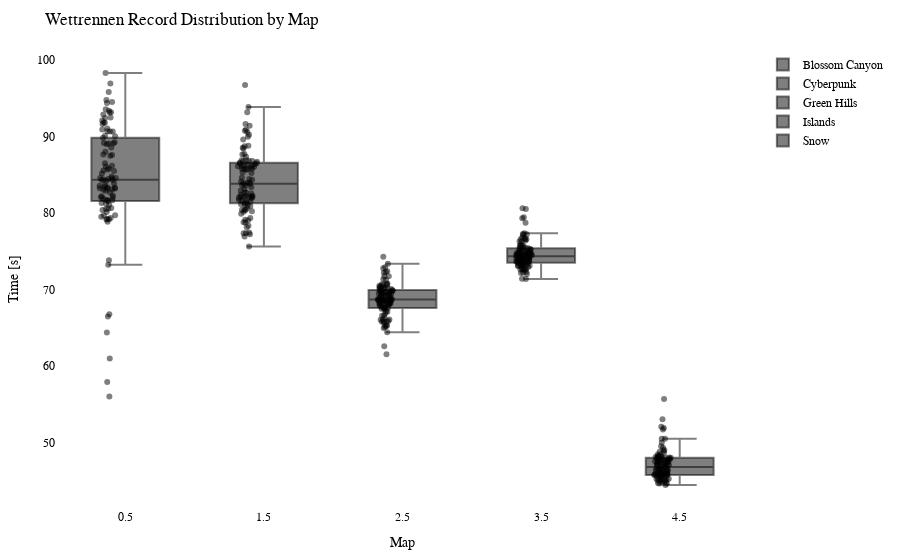

Notebook code cell kept with this figure:
### Code cell
import plotly.graph_objects as go
import plotly.io as pio

df = getRecordsDataframe(minigame="Wettrennen")

# Calculate the offset for centering the data points
num_columns = len(df.columns)
offset = 0.5

# Create a Swarm plot using Plotly
fig = go.Figure()

for i, column in enumerate(df.columns):
    x_values = [i + offset] * len(df[column])  # Adjust x-values with offset for horizontal centering
    fig.add_trace(go.Box(x=x_values,
                         y=df[column],
                         name=column,
                         boxpoints='all',
                         pointpos=-0.5,  # Adjust point position to prevent overlapping
                         marker=dict(color='rgba(0,0,0,0.5)', size=6),  # Adjust marker color and size
                         hovertext=df.index,
                         hoverinfo='text+y'))

fig.update_layout(title="Wettrennen Record Distribution by Map",
                  xaxis=dict(title="Map"),
                  yaxis=dict(title="Time [s]"),
                  showlegend=True,
                  font=dict(family="Arial", size=12, color="black"),  # Customize font
                  plot_bgcolor="white",  # Set background color
                  margin=dict(l=50, r=50, t=50, b=50),  # Adjust margins for better layout
                  )

pio.show(fig)

pio.write_html(fig, "out/wettr_swarm_plot.html")

### Figure 1 — Plotly figure (JSON) as saved in the notebook; plotly's stock layout.template omitted (floating-point values rounded to 4 significant figures)
{"data": [{"boxpoints": "all", "hoverinfo": "text+y", "hovertext": ["20LeRe10", "agowskyy", "Allooy", "Anni808", "Axollotel", "BacardiSprite", "bawskey", "BusinessBent", "ByNetherdude", "byTobi", "cediiiiii_10", "Chander24", "Chrisi20101", "crocodile1870", "cxl1lo", "DarkCobweb", "deadfiight", "DerBaumIstDerWeg", "Dokkkkko", "Ex4cted", "Falke23_5", "Feinberg", "Fflopse", "ForceFox", "Freeeedom", "frutigall", "GamemasterNiki", "GeneralEnte06", "Gerrygames", "Gobo9", "GrafikKatze", "Grapfen", "Gummibearchen", "H1ghsay", "h4nnes", "Harold_Sensemann", "HerrDante", "itemTooltipExport", "Jan2220", "JennieKim", "jimmi1410", "JOW23", "Joy_8oy", "JustK1lling", "KakaMC", "Kanickelul", "Keenaai", "Kokochampi", "Kokochampo", "Kopfradio", "Krusti", "Kyuudo", "LeWi_100", "Livgo", "lizsyy", "LordAlexos", "Lubotter2009", "Luis_XYZ", "M0orey_0", "marbrueck", "Martomias", "Mincheeen", "MrNulfred", "Mvsk_", "Nexilus", "Ninivee", "officialryzon", "Oronor", "PedroZockt", "Picutar", "PixlNight", "PolizeiDreamy", "Radattel", "Radiokopf", "Raefinzs", "Ritokii", "rXzEr_Justin", "Sackkerl", "SB387", "schmaarek", "ScreamingBlatz", "Sebi1801", "Seemops_8", "Sey__", "Shiewk", "Snitcherella", "SpeckyCut", "StaudammAusHolz", "TheBreadHD", "Tomiokey", "tsuneee", "twitchparaskiill", "Txlentierter", "Umgfoin", "WirdNichtGeladen", "Wissender", "xBaumeisterin", "xX_Dima_ggg_Xx6", "xX_Masha_ggg_Xx9", "ymq_", "yzvm", "zTotito", "_n3d", "_Waldi_"], "marker": {"color": "rgba(0,0,0,0.5)", "size": 6}, "name": "Blossom Canyon", "pointpos": -0.5, "type": "box", "x": [0.5, 0.5, 0.5, 0.5, 0.5, 0.5, 0.5, 0.5, 0.5, 0.5, 0.5, 0.5, 0.5, 0.5, 0.5, 0.5, 0.5, 0.5, 0.5, 0.5, 0.5, 0.5, 0.5, 0.5, 0.5, 0.5, 0.5, 0.5, 0.5, 0.5, 0.5, 0.5, 0.5, 0.5, 0.5, 0.5, 0.5, 0.5, 0.5, 0.5, 0.5, 0.5, 0.5, 0.5, 0.5, 0.5, 0.5, 0.5, 0.5, 0.5, 0.5, 0.5, 0.5, 0.5, 0.5, 0.5, 0.5, 0.5, 0.5, 0.5, 0.5, 0.5, 0.5, 0.5, 0.5, 0.5, 0.5, 0.5, 0.5, 0.5, 0.5, 0.5, 0.5, 0.5, 0.5, 0.5, 0.5, 0.5, 0.5, 0.5, 0.5, 0.5, 0.5, 0.5, 0.5, 0.5, 0.5, 0.5, 0.5, 0.5, 0.5, 0.5, 0.5, 0.5, 0.5, 0.5, 0.5, 0.5, 0.5, 0.5, 0.5, 0.5, 0.5, 0.5], "y": [88.01, 90.64, 90.67, 82.91, 90.02, 81.72, 81.66, 94.5, null, 88.57, 78.88, 87.48, 82.06, 83.21, 83.1, 91.03, 92.47, 89.85, 85.16, 81.09, 89.06, null, 56.03, 89.25, 79.52, 89.11, 83.22, 73.25, 94.35, 61.01, 79.69, 81.56, 64.39, 85.48, 84.31, 91.8, 80.57, null, 82.18, 89.16, 86.52, 84.58, 82.05, 82.69, 85.55, null, 98.3, 93.57, 93.36, 90.09, 93.13, 80.15, 57.95, 91.63, 79.2, 90.66, 81.85, 84.44, 84.54, 83.06, 83.39, 66.77, 83.58, 90.9, 87.59, 84.77, 82.29, 94.76, 79.35, 73.84, 83.65, 95.8, 92.09, 85.68, 83.32, 92.43, 83.25, 84.31, 84.39, 81.66, 85.82, null, 83.28, 81.22, 80.39, 86.19, null, 92.86, 96.9, 88.99, 79.72, 93.15, 80.66, 81.31, 86.08, 84.2, 66.49, 83.86, 87.63, 79.16, 79.21, 84.57, 80.53, 91.83]}, {"boxpoints": "all", "hoverinfo": "text+y", "hovertext": ["20LeRe10", "agowskyy", "Allooy", "Anni808", "Axollotel", "BacardiSprite", "bawskey", "BusinessBent", "ByNetherdude", "byTobi", "cediiiiii_10", "Chander24", "Chrisi20101", "crocodile1870", "cxl1lo", "DarkCobweb", "deadfiight", "DerBaumIstDerWeg", "Dokkkkko", "Ex4cted", "Falke23_5", "Feinberg", "Fflopse", "ForceFox", "Freeeedom", "frutigall", "GamemasterNiki", "GeneralEnte06", "Gerrygames", "Gobo9", "GrafikKatze", "Grapfen", "Gummibearchen", "H1ghsay", "h4nnes", "Harold_Sensemann", "HerrDante", "itemTooltipExport", "Jan2220", "JennieKim", "jimmi1410", "JOW23", "Joy_8oy", "JustK1lling", "KakaMC", "Kanickelul", "Keenaai", "Kokochampi", "Kokochampo", "Kopfradio", "Krusti", "Kyuudo", "LeWi_100", "Livgo", "lizsyy", "LordAlexos", "Lubotter2009", "Luis_XYZ", "M0orey_0", "marbrueck", "Martomias", "Mincheeen", "MrNulfred", "Mvsk_", "Nexilus", "Ninivee", "officialryzon", "Oronor", "PedroZockt", "Picutar", "PixlNight", "PolizeiDreamy", "Radattel", "Radiokopf", "Raefinzs", "Ritokii", "rXzEr_Justin", "Sackkerl", "SB387", "schmaarek", "ScreamingBlatz", "Sebi1801", "Seemops_8", "Sey__", "Shiewk", "Snitcherella", "SpeckyCut", "StaudammAusHolz", "TheBreadHD", "Tomiokey", "tsuneee", "twitchparaskiill", "Txlentierter", "Umgfoin", "WirdNichtGeladen", "Wissender", "xBaumeisterin", "xX_Dima_ggg_Xx6", "xX_Masha_ggg_Xx9", "ymq_", "yzvm", "zTotito", "_n3d", "_Waldi_"], "marker": {"color": "rgba(0,0,0,0.5)", "size": 6}, "name": "Cyberpunk", "pointpos": -0.5, "type": "box", "x": [1.5, 1.5, 1.5, 1.5, 1.5, 1.5, 1.5, 1.5, 1.5, 1.5, 1.5, 1.5, 1.5, 1.5, 1.5, 1.5, 1.5, 1.5, 1.5, 1.5, 1.5, 1.5, 1.5, 1.5, 1.5, 1.5, 1.5, 1.5, 1.5, 1.5, 1.5, 1.5, 1.5, 1.5, 1.5, 1.5, 1.5, 1.5, 1.5, 1.5, 1.5, 1.5, 1.5, 1.5, 1.5, 1.5, 1.5, 1.5, 1.5, 1.5, 1.5, 1.5, 1.5, 1.5, 1.5, 1.5, 1.5, 1.5, 1.5, 1.5, 1.5, 1.5, 1.5, 1.5, 1.5, 1.5, 1.5, 1.5, 1.5, 1.5, 1.5, 1.5, 1.5, 1.5, 1.5, 1.5, 1.5, 1.5, 1.5, 1.5, 1.5, 1.5, 1.5, 1.5, 1.5, 1.5, 1.5, 1.5, 1.5, 1.5, 1.5, 1.5, 1.5, 1.5, 1.5, 1.5, 1.5, 1.5, 1.5, 1.5, 1.5, 1.5, 1.5, 1.5], "y": [90.74, 86.55, 85.22, 81.29, 82.65, 81.13, 82.12, 88.78, null, 85.96, 78.8, 86.5, 81.63, 84.11, 83.38, 82.16, 89.61, 81.73, 82.56, 80.89, 89.96, 86.17, 75.62, 86.4, 80.39, 83.65, 82.21, 79.34, 81.29, 77.44, 82.4, 81.48, 76.92, 85.76, 84.34, 82.65, 80.25, null, 81.96, 86.1, 85.72, 82.03, 85.78, 80.43, 82.09, null, 86.1, 91.4, 91.62, 96.73, 86.04, 77.37, 82.27, 88.52, 79.05, 85.66, 83.88, 85.28, 87.72, 90.87, 82.07, 81.49, 86.33, 86.9, 85.79, 84.6, null, 86.48, 78.35, 81.14, 83.14, 90.23, 86.89, 90.57, 82.95, 86.78, 83.61, 84.44, 88.44, 77.23, 83.92, null, 88.72, 78.16, 80.58, 80.44, 93.86, 87.35, 93.15, 86.22, 79.91, 86.75, null, 80.17, 83.99, 82.06, 80.94, 83.78, 86.7, 77.37, 79.11, 86.82, 78.75, 87.64]}, {"boxpoints": "all", "hoverinfo": "text+y", "hovertext": ["20LeRe10", "agowskyy", "Allooy", "Anni808", "Axollotel", "BacardiSprite", "bawskey", "BusinessBent", "ByNetherdude", "byTobi", "cediiiiii_10", "Chander24", "Chrisi20101", "crocodile1870", "cxl1lo", "DarkCobweb", "deadfiight", "DerBaumIstDerWeg", "Dokkkkko", "Ex4cted", "Falke23_5", "Feinberg", "Fflopse", "ForceFox", "Freeeedom", "frutigall", "GamemasterNiki", "GeneralEnte06", "Gerrygames", "Gobo9", "GrafikKatze", "Grapfen", "Gummibearchen", "H1ghsay", "h4nnes", "Harold_Sensemann", "HerrDante", "itemTooltipExport", "Jan2220", "JennieKim", "jimmi1410", "JOW23", "Joy_8oy", "JustK1lling", "KakaMC", "Kanickelul", "Keenaai", "Kokochampi", "Kokochampo", "Kopfradio", "Krusti", "Kyuudo", "LeWi_100", "Livgo", "lizsyy", "LordAlexos", "Lubotter2009", "Luis_XYZ", "M0orey_0", "marbrueck", "Martomias", "Mincheeen", "MrNulfred", "Mvsk_", "Nexilus", "Ninivee", "officialryzon", "Oronor", "PedroZockt", "Picutar", "PixlNight", "PolizeiDreamy", "Radattel", "Radiokopf", "Raefinzs", "Ritokii", "rXzEr_Justin", "Sackkerl", "SB387", "schmaarek", "ScreamingBlatz", "Sebi1801", "Seemops_8", "Sey__", "Shiewk", "Snitcherella", "SpeckyCut", "StaudammAusHolz", "TheBreadHD", "Tomiokey", "tsuneee", "twitchparaskiill", "Txlentierter", "Umgfoin", "WirdNichtGeladen", "Wissender", "xBaumeisterin", "xX_Dima_ggg_Xx6", "xX_Masha_ggg_Xx9", "ymq_", "yzvm", "zTotito", "_n3d", "_Waldi_"], "marker": {"color": "rgba(0,0,0,0.5)", "size": 6}, "name": "Green Hills", "pointpos": -0.5, "type": "box", "x": [2.5, 2.5, 2.5, 2.5, 2.5, 2.5, 2.5, 2.5, 2.5, 2.5, 2.5, 2.5, 2.5, 2.5, 2.5, 2.5, 2.5, 2.5, 2.5, 2.5, 2.5, 2.5, 2.5, 2.5, 2.5, 2.5, 2.5, 2.5, 2.5, 2.5, 2.5, 2.5, 2.5, 2.5, 2.5, 2.5, 2.5, 2.5, 2.5, 2.5, 2.5, 2.5, 2.5, 2.5, 2.5, 2.5, 2.5, 2.5, 2.5, 2.5, 2.5, 2.5, 2.5, 2.5, 2.5, 2.5, 2.5, 2.5, 2.5, 2.5, 2.5, 2.5, 2.5, 2.5, 2.5, 2.5, 2.5, 2.5, 2.5, 2.5, 2.5, 2.5, 2.5, 2.5, 2.5, 2.5, 2.5, 2.5, 2.5, 2.5, 2.5, 2.5, 2.5, 2.5, 2.5, 2.5, 2.5, 2.5, 2.5, 2.5, 2.5, 2.5, 2.5, 2.5, 2.5, 2.5, 2.5, 2.5, 2.5, 2.5, 2.5, 2.5, 2.5, 2.5], "y": [72.91, 69.39, 70.74, 68.51, 71.75, 67.63, 68.13, 72.19, 72.38, 68.71, 64.44, 72.31, 68.72, 69.35, 68.17, 68.64, 70.44, 68.59, 68.66, 65.83, 68.91, 68.72, 65.25, 70.64, 66.57, 68.76, 69.47, 67.17, 61.56, 62.59, 68.7, 67.75, 65.82, 70.21, 67.61, 68.2, 65.0, null, 68.18, 69.25, 69.74, 67.11, 69.89, 66.64, 65.83, 71.73, 68.74, 70.61, 70.17, 71.28, 69.21, 66.1, 65.34, 72.8, 65.91, 70.06, 68.63, 68.7, 70.13, 70.29, 67.59, 68.22, 69.66, 70.81, 68.15, 69.16, null, 69.36, 65.1, 68.19, 67.93, 69.66, 69.26, 69.91, 69.83, 68.53, 68.97, 70.16, 70.31, 68.1, 68.73, 71.34, 69.43, 67.46, 66.06, 73.36, 70.7, 69.63, 74.3, 69.89, 66.08, 68.38, null, 66.94, 68.28, 67.58, 67.51, 69.9, 69.67, 66.31, 65.26, 70.49, 65.67, 68.09]}, {"boxpoints": "all", "hoverinfo": "text+y", "hovertext": ["20LeRe10", "agowskyy", "Allooy", "Anni808", "Axollotel", "BacardiSprite", "bawskey", "BusinessBent", "ByNetherdude", "byTobi", "cediiiiii_10", "Chander24", "Chrisi20101", "crocodile1870", "cxl1lo", "DarkCobweb", "deadfiight", "DerBaumIstDerWeg", "Dokkkkko", "Ex4cted", "Falke23_5", "Feinberg", "Fflopse", "ForceFox", "Freeeedom", "frutigall", "GamemasterNiki", "GeneralEnte06", "Gerrygames", "Gobo9", "GrafikKatze", "Grapfen", "Gummibearchen", "H1ghsay", "h4nnes", "Harold_Sensemann", "HerrDante", "itemTooltipExport", "Jan2220", "JennieKim", "jimmi1410", "JOW23", "Joy_8oy", "JustK1lling", "KakaMC", "Kanickelul", "Keenaai", "Kokochampi", "Kokochampo", "Kopfradio", "Krusti", "Kyuudo", "LeWi_100", "Livgo", "lizsyy", "LordAlexos", "Lubotter2009", "Luis_XYZ", "M0orey_0", "marbrueck", "Martomias", "Mincheeen", "MrNulfred", "Mvsk_", "Nexilus", "Ninivee", "officialryzon", "Oronor", "PedroZockt", "Picutar", "PixlNight", "PolizeiDreamy", "Radattel", "Radiokopf", "Raefinzs", "Ritokii", "rXzEr_Justin", "Sackkerl", "SB387", "schmaarek", "ScreamingBlatz", "Sebi1801", "Seemops_8", "Sey__", "Shiewk", "Snitcherella", "SpeckyCut", "StaudammAusHolz", "TheBreadHD", "Tomiokey", "tsuneee", "twitchparaskiill", "Txlentierter", "Umgfoin", "WirdNichtGeladen", "Wissender", "xBaumeisterin", "xX_Dima_ggg_Xx6", "xX_Masha_ggg_Xx9", "ymq_", "yzvm", "zTotito", "_n3d", "_Waldi_"], "marker": {"color": "rgba(0,0,0,0.5)", "size": 6}, "name": "Islands", "pointpos": -0.5, "type": "box", "x": [3.5, 3.5, 3.5, 3.5, 3.5, 3.5, 3.5, 3.5, 3.5, 3.5, 3.5, 3.5, 3.5, 3.5, 3.5, 3.5, 3.5, 3.5, 3.5, 3.5, 3.5, 3.5, 3.5, 3.5, 3.5, 3.5, 3.5, 3.5, 3.5, 3.5, 3.5, 3.5, 3.5, 3.5, 3.5, 3.5, 3.5, 3.5, 3.5, 3.5, 3.5, 3.5, 3.5, 3.5, 3.5, 3.5, 3.5, 3.5, 3.5, 3.5, 3.5, 3.5, 3.5, 3.5, 3.5, 3.5, 3.5, 3.5, 3.5, 3.5, 3.5, 3.5, 3.5, 3.5, 3.5, 3.5, 3.5, 3.5, 3.5, 3.5, 3.5, 3.5, 3.5, 3.5, 3.5, 3.5, 3.5, 3.5, 3.5, 3.5, 3.5, 3.5, 3.5, 3.5, 3.5, 3.5, 3.5, 3.5, 3.5, 3.5, 3.5, 3.5, 3.5, 3.5, 3.5, 3.5, 3.5, 3.5, 3.5, 3.5, 3.5, 3.5, 3.5, 3.5], "y": [77.24, 76.29, 74.27, 73.67, 73.99, 74.3, 74.08, 75.3, null, 73.77, 71.41, 75.74, 73.99, 73.85, 74.99, 73.09, 76.59, 73.43, 75.52, 72.78, 74.57, 74.75, 72.62, 74.17, 73.08, 74.97, 74.46, 73.85, 73.1, 72.02, 75.42, 73.45, 73.51, 75.39, 74.1, 74.75, 72.17, null, 74.33, 73.66, 76.29, 72.64, 75.04, null, 72.6, 80.52, 77.25, 75.54, 78.72, 75.79, 77.15, 73.75, 72.24, 76.57, 72.6, 75.72, 73.44, 74.94, 74.78, 74.5, 73.57, 74.4, 75.04, 74.62, 74.64, 73.22, 75.2, 74.64, 73.1, 73.54, 73.58, 75.28, 74.37, 76.72, 75.41, 79.46, 74.67, 73.69, 74.26, 73.69, 74.11, 80.62, 74.79, 73.28, 73.14, 76.85, 75.89, 74.36, 79.31, 77.36, 72.97, 76.59, 74.16, 73.27, 74.53, 72.7, 73.14, 74.72, 76.4, 71.37, 72.33, 74.67, 73.83, 74.84]}, {"boxpoints": "all", "hoverinfo": "text+y", "hovertext": ["20LeRe10", "agowskyy", "Allooy", "Anni808", "Axollotel", "BacardiSprite", "bawskey", "BusinessBent", "ByNetherdude", "byTobi", "cediiiiii_10", "Chander24", "Chrisi20101", "crocodile1870", "cxl1lo", "DarkCobweb", "deadfiight", "DerBaumIstDerWeg", "Dokkkkko", "Ex4cted", "Falke23_5", "Feinberg", "Fflopse", "ForceFox", "Freeeedom", "frutigall", "GamemasterNiki", "GeneralEnte06", "Gerrygames", "Gobo9", "GrafikKatze", "Grapfen", "Gummibearchen", "H1ghsay", "h4nnes", "Harold_Sensemann", "HerrDante", "itemTooltipExport", "Jan2220", "JennieKim", "jimmi1410", "JOW23", "Joy_8oy", "JustK1lling", "KakaMC", "Kanickelul", "Keenaai", "Kokochampi", "Kokochampo", "Kopfradio", "Krusti", "Kyuudo", "LeWi_100", "Livgo", "lizsyy", "LordAlexos", "Lubotter2009", "Luis_XYZ", "M0orey_0", "marbrueck", "Martomias", "Mincheeen", "MrNulfred", "Mvsk_", "Nexilus", "Ninivee", "officialryzon", "Oronor", "PedroZockt", "Picutar", "PixlNight", "PolizeiDreamy", "Radattel", "Radiokopf", "Raefinzs", "Ritokii", "rXzEr_Justin", "Sackkerl", "SB387", "schmaarek", "ScreamingBlatz", "Sebi1801", "Seemops_8", "Sey__", "Shiewk", "Snitcherella", "SpeckyCut", "StaudammAusHolz", "TheBreadHD", "Tomiokey", "tsuneee", "twitchparaskiill", "Txlentierter", "Umgfoin", "WirdNichtGeladen", "Wissender", "xBaumeisterin", "xX_Dima_ggg_Xx6", "xX_Masha_ggg_Xx9", "ymq_", "yzvm", "zTotito", "_n3d", "_Waldi_"], "marker": {"color": "rgba(0,0,0,0.5)", "size": 6}, "name": "Snow", "pointpos": -0.5, "type": "box", "x": [4.5, 4.5, 4.5, 4.5, 4.5, 4.5, 4.5, 4.5, 4.5, 4.5, 4.5, 4.5, 4.5, 4.5, 4.5, 4.5, 4.5, 4.5, 4.5, 4.5, 4.5, 4.5, 4.5, 4.5, 4.5, 4.5, 4.5, 4.5, 4.5, 4.5, 4.5, 4.5, 4.5, 4.5, 4.5, 4.5, 4.5, 4.5, 4.5, 4.5, 4.5, 4.5, 4.5, 4.5, 4.5, 4.5, 4.5, 4.5, 4.5, 4.5, 4.5, 4.5, 4.5, 4.5, 4.5, 4.5, 4.5, 4.5, 4.5, 4.5, 4.5, 4.5, 4.5, 4.5, 4.5, 4.5, 4.5, 4.5, 4.5, 4.5, 4.5, 4.5, 4.5, 4.5, 4.5, 4.5, 4.5, 4.5, 4.5, 4.5, 4.5, 4.5, 4.5, 4.5, 4.5, 4.5, 4.5, 4.5, 4.5, 4.5, 4.5, 4.5, 4.5, 4.5, 4.5, 4.5, 4.5, 4.5, 4.5, 4.5, 4.5, 4.5, 4.5, 4.5], "y": [48.05, 48.83, 48.16, 46.5, 47.57, 46.92, 46.42, 48.46, 55.7, 48.08, 44.68, 52.08, 48.27, 47.79, 46.67, 46.3, 48.19, 45.81, 46.13, 45.21, 46.33, 51.73, 44.75, 53.07, 45.21, 47.07, 47.54, 44.97, 45.85, 44.47, 45.1, 45.77, 45.13, 48.13, 46.17, 47.3, 45.06, null, 45.86, 45.77, 47.86, 46.51, 48.07, 45.61, 45.83, 50.04, 47.12, 51.93, 49.33, 49.55, 47.65, 46.51, 45.31, 50.52, 44.67, 47.31, 47.2, 46.28, 48.96, 46.79, 45.62, 45.8, 48.15, 48.71, 47.18, 45.62, null, 47.81, 45.3, 46.0, 45.96, 47.71, 47.87, 47.46, 46.54, 47.39, 47.09, 46.47, 47.52, 45.03, 47.59, 48.05, 46.1, 45.79, 45.52, 50.51, 47.59, 46.78, null, 48.05, 45.28, 46.89, null, 45.73, 47.57, 45.88, 45.62, 48.51, 49.05, 44.88, 44.77, 46.54, 46.02, 48.2]}], "layout": {"font": {"color": "black", "family": "Arial", "size": 12}, "margin": {"b": 50, "l": 50, "r": 50, "t": 50}, "plot_bgcolor": "white", "showlegend": true, "title": {"text": "Wettrennen Record Distribution by Map"}, "xaxis": {"title": {"text": "Map"}}, "yaxis": {"title": {"text": "Time [s]"}}}}
